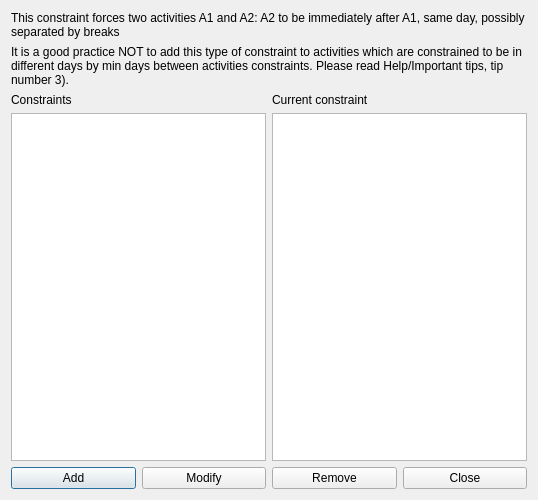
<?xml version="1.0" encoding="UTF-8"?>
<ui version="4.0">
 <class>ConstraintTwoActivitiesConsecutiveForm_template</class>
 <widget class="QDialog" name="ConstraintTwoActivitiesConsecutiveForm_template">
  <property name="geometry">
   <rect>
    <x>0</x>
    <y>0</y>
    <width>538</width>
    <height>500</height>
   </rect>
  </property>
  <property name="windowTitle">
   <string extracomment="This is the title of the dialog in which you see the list of all constraints of this type">Constraints two activies consecutive</string>
  </property>
  <layout class="QGridLayout" name="gridLayout">
   <item row="0" column="0" colspan="2">
    <widget class="QLabel" name="textLabel1">
     <property name="sizePolicy">
      <sizepolicy hsizetype="Minimum" vsizetype="Minimum">
       <horstretch>0</horstretch>
       <verstretch>0</verstretch>
      </sizepolicy>
     </property>
     <property name="text">
      <string>This constraint forces two activities A1 and A2: A2 to be immediately after A1, same day, possibly separated by breaks</string>
     </property>
     <property name="wordWrap">
      <bool>true</bool>
     </property>
    </widget>
   </item>
   <item row="1" column="0" colspan="2">
    <widget class="QLabel" name="textLabel1_2">
     <property name="sizePolicy">
      <sizepolicy hsizetype="Minimum" vsizetype="Minimum">
       <horstretch>0</horstretch>
       <verstretch>0</verstretch>
      </sizepolicy>
     </property>
     <property name="text">
      <string>It is a good practice NOT to add this type of constraint to activities which are constrained to be in different days by min days between activities constraints. Please read Help/Important tips, tip number 3).</string>
     </property>
     <property name="wordWrap">
      <bool>true</bool>
     </property>
    </widget>
   </item>
   <item row="2" column="0">
    <layout class="QVBoxLayout" name="verticalLayout_2">
     <item>
      <widget class="QLabel" name="constraintsTextLabel">
       <property name="frameShape">
        <enum>QFrame::NoFrame</enum>
       </property>
       <property name="frameShadow">
        <enum>QFrame::Plain</enum>
       </property>
       <property name="text">
        <string>Constraints</string>
       </property>
       <property name="wordWrap">
        <bool>false</bool>
       </property>
      </widget>
     </item>
     <item>
      <widget class="QListWidget" name="constraintsListWidget"/>
     </item>
    </layout>
   </item>
   <item row="2" column="1">
    <layout class="QVBoxLayout" name="verticalLayout">
     <item>
      <widget class="QLabel" name="currentConstraintTextLabel">
       <property name="text">
        <string>Current constraint</string>
       </property>
       <property name="wordWrap">
        <bool>false</bool>
       </property>
      </widget>
     </item>
     <item>
      <widget class="QPlainTextEdit" name="currentConstraintTextEdit"/>
     </item>
    </layout>
   </item>
   <item row="3" column="0" colspan="2">
    <layout class="QHBoxLayout" name="horizontalLayout">
     <item>
      <widget class="QPushButton" name="addConstraintPushButton">
       <property name="text">
        <string>Add</string>
       </property>
      </widget>
     </item>
     <item>
      <widget class="QPushButton" name="modifyConstraintPushButton">
       <property name="text">
        <string>Modify</string>
       </property>
      </widget>
     </item>
     <item>
      <widget class="QPushButton" name="removeConstraintPushButton">
       <property name="text">
        <string>Remove</string>
       </property>
      </widget>
     </item>
     <item>
      <widget class="QPushButton" name="closePushButton">
       <property name="text">
        <string>Close</string>
       </property>
      </widget>
     </item>
    </layout>
   </item>
  </layout>
 </widget>
 <layoutdefault spacing="6" margin="11"/>
 <resources/>
 <connections/>
</ui>
